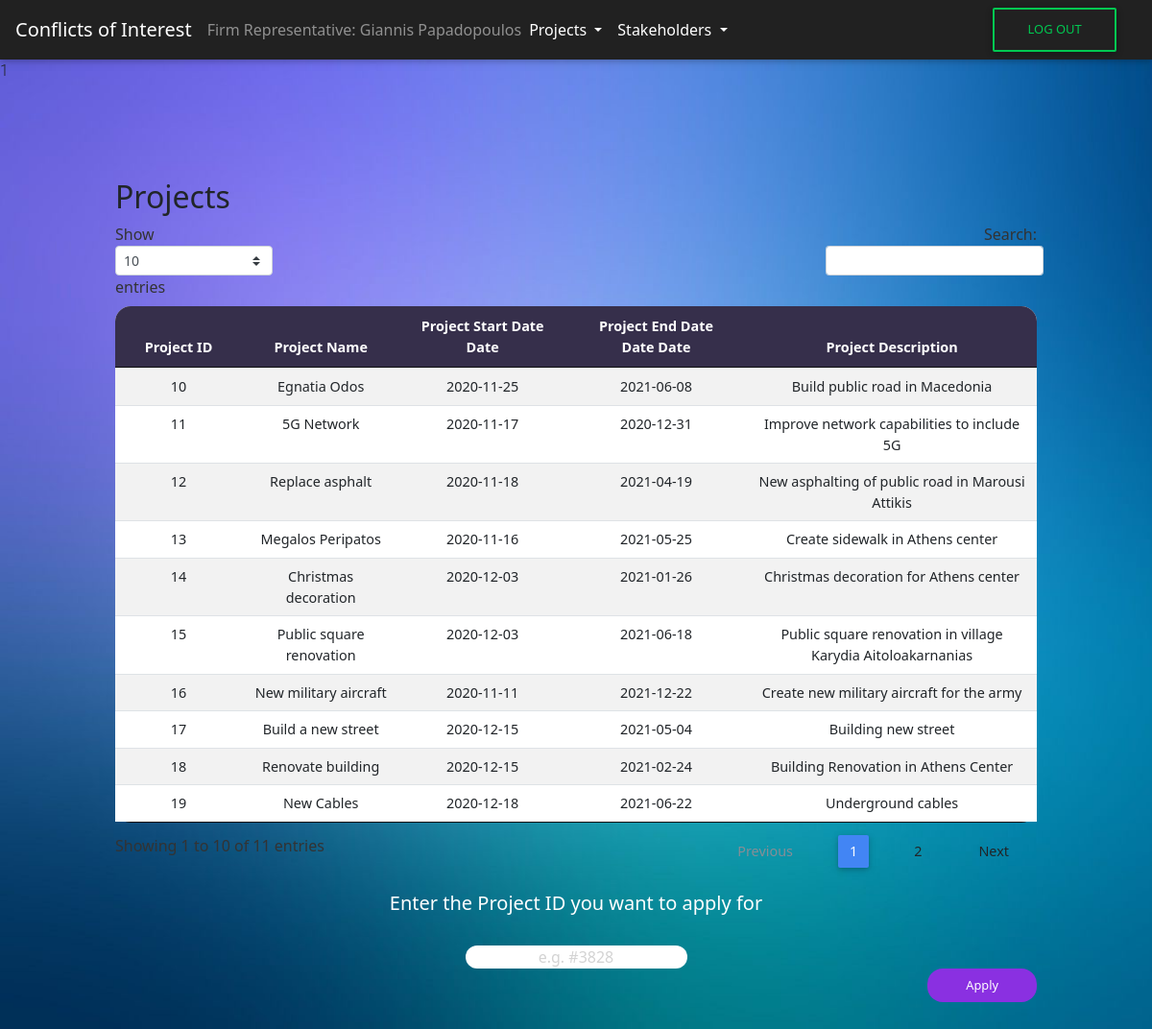
/CoI/projects_FR.php (signed in), run on the app's committed database.
### tables this page shows
CREATE TABLE `firm_representatives` (
  `fr_AFM` int(9) NOT NULL,
  `firm_id` int(9) NOT NULL
);

CREATE TABLE `projects` (
  `project_id` int(12) NOT NULL,
  `project_name` varchar(255) NOT NULL,
  `project_start_date` date NOT NULL,
  `project_end_date` date NOT NULL,
  `project_desc` varchar(1000) NOT NULL CHECK (`project_start_date` < `project_end_date` and `project_start_date` > '2019-01-01')
);

### CoI/projects_FR.php (the view, shortened to what this page needs)
<?php
include('header.php');
include('connect.php');
include('navbar_FR.php');
$fr_AFM = $_SESSION["AFM"];
$sql = "SELECT * FROM users INNER JOIN firm_representatives ON users.AFM = firm_representatives.fr_AFM where fr_AFM = $fr_AFM";
$result = $conn->query($sql);
$firm_id = "";
while ($rows = $result->fetch_assoc()) {
  $firm_id = $rows['firm_id'];
}
echo "$firm_id";
?>
<div id="View All Projects" class="tabcontent" id="defaultOpen">
  <div class="wrapper-table">
    <div class="page-header clearfix">
      <h2 class="pull-left">Projects</h2>
    </div>
    <?php
    $sql = "SELECT projects.project_id, projects.project_name, projects.project_start_date, projects.project_end_date, projects.project_desc FROM projects";
    if ($result = mysqli_query($conn, $sql)) {
      if (mysqli_num_rows($result) > 0) {
        echo  "<table id='projects' class='table table-striped table-sm project-table' cellspacing='0' width='100%'>";
        echo "<thead>";
        echo "<tr>";
        echo "<th class='th-sm' id ='th-first' >Project ID</th>";
        echo "<th class='th-sm'>Project Name</th>";
        echo "<th class='th-sm'>Project Start Date Date</th>";
        echo "<th class='th-sm'>Project End Date Date Date</th>";
        echo "<th class='th-sm' id='th-last'>Project Description</th>";
        echo "</tr>";
        echo "</thead>";
        echo "<tbody>";
        while ($row = mysqli_fetch_array($result)) {
          echo "<tr>";
          echo "<td>" . $row['project_id'] . "</td>";
          echo "<td>" . $row['project_name'] . "</td>";
          echo "<td>" . $row['project_start_date'] . "</td>";
          echo "<td>" . $row['project_end_date'] . "</td>";
          echo "<td>" . $row['project_desc'] . "</td>";
          echo "</tr>";
        }
        echo "</table>";
      } else {
        echo "<p class='lead'><em>No records were found.</em></p>";
      }
    } else {
      echo "ERROR: Could not execute $sql. " . mysqli_error($conn);
    }
    echo "<center>";
    echo "<form method='post'>";
    echo "<h5 style='color:white'>Enter the Project ID you want to apply for</h5>";
    echo "<br>";
    echo "<input type='text' placeholder='e.g. #3828' name='idInput' class='idInput' required>";
    echo "</center>";
    echo "<input type='submit' value='Apply' name='apply' class='submit-button'>";
    ?>
  </div>
</div>
<?php include('footer.php') ?>
</body>
</html>

### CoI/css/style.css (style rules this page uses)
html, * { padding: 0px; margin: 0px; font-family: Segoe UI; }
body { height: 100%; font-family: Segoe UI; }
body { background-image: url("../assets/Background.png"); background-size: cover; background-repeat: no-repeat; background-attachment: fixed; }
.wrapper-table { margin-top: 100px; margin-bottom: 100px; width: 80%; margin-left: auto; margin-right: auto; }
.project-table { border-radius: 1rem; background-color: white; text-align: center; }
th { background-color: #362F4B; border-color: black; color: white; }
#th-first { border-radius: 16px 0px 0px 0px; }
#th-last { border-radius: 0px 16px 0px 0px; }
.idInput { border-radius: 1rem; border-color: white; border-width: 0; text-align: center; }
::placeholder { color: lightgray; }
.submit-button { border-radius: 1rem; border-width: 0; text-align: center; float: right; color: white; background-color: #8A30E1; padding: 8px; padding-right: 40px; padding-left: 40px; font-size: 80%; }

### data on the page
firm_representatives: firm "1"
projects: project_id "10", project_name "Egnatia Odos", project_start_date "2020-11-25", project_end_date "2021-06-08", project_desc "Build public road in Macedonia"
projects: project_id "11", project_name "5G Network", project_start_date "2020-11-17", project_end_date "2020-12-31", project_desc "Improve network capabilities to include 5G"
projects: project_id "12", project_name "Replace asphalt", project_start_date "2020-11-18", project_end_date "2021-04-19", project_desc "New asphalting of public road in Marousi Attikis"
projects: project_id "13", project_name "Megalos Peripatos", project_start_date "2020-11-16", project_end_date "2021-05-25", project_desc "Create sidewalk in Athens center"
projects: project_id "14", project_name "Christmas decoration", project_start_date "2020-12-03", project_end_date "2021-01-26", project_desc "Christmas decoration for Athens center"
projects: project_id "15", project_name "Public square renovation", project_start_date "2020-12-03", project_end_date "2021-06-18", project_desc "Public square renovation in village Karydia Aitoloakarnanias"
projects: project_id "16", project_name "New military aircraft", project_start_date "2020-11-11", project_end_date "2021-12-22", project_desc "Create new military aircraft for the army"
projects: project_id "17", project_name "Build a new street", project_start_date "2020-12-15", project_end_date "2021-05-04", project_desc "Building new street"
projects: project_id "18", project_name "Renovate building", project_start_date "2020-12-15", project_end_date "2021-02-24", project_desc "Building Renovation in Athens Center"
projects: project_id "19", project_name "New Cables", project_start_date "2020-12-18", project_end_date "2021-06-22", project_desc "Underground cables"

### other printed values
$_SESSION["name"] "Giannis Papadopoulos"
